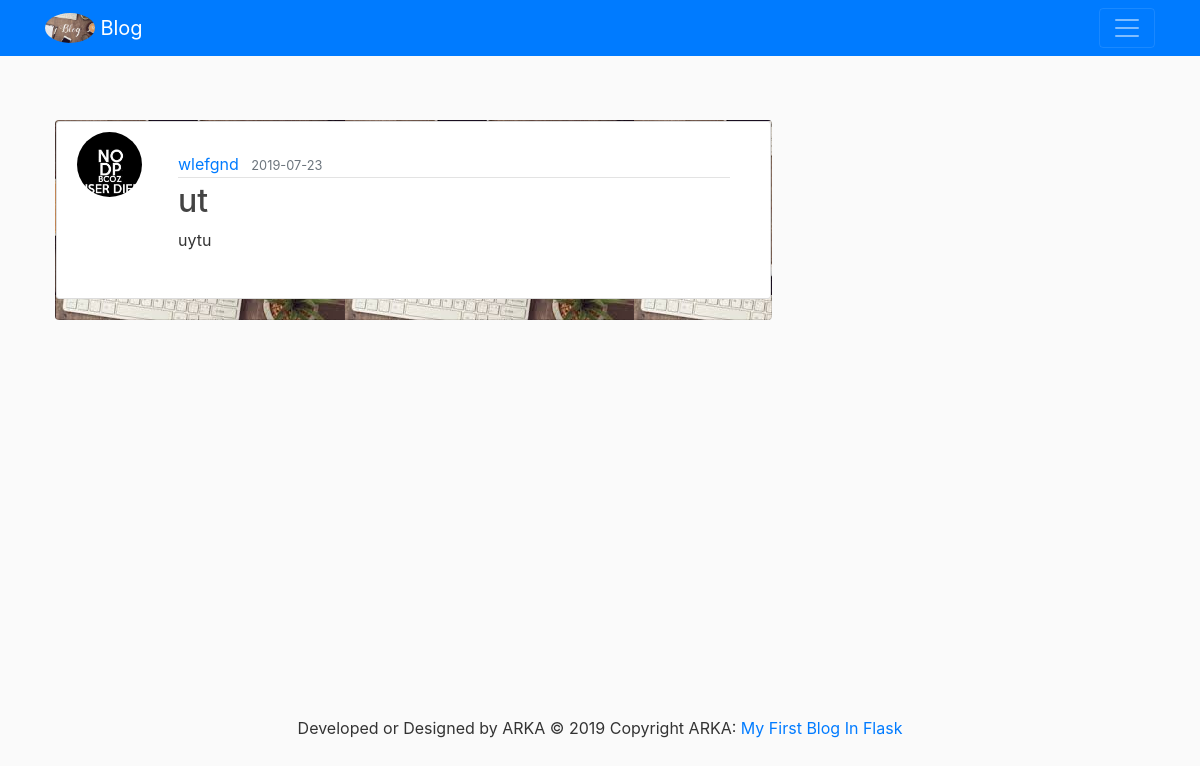
The app's page /post/4 with its own data.
### flaskblog/models.py (models this page shows, shortened)
class User(db.Model, UserMixin):
    id = db.Column(db.Integer, primary_key=True)
    username = db.Column(db.String(20), unique=True, nullable=False)
    email = db.Column(db.String(120), unique=True, nullable=False)
    image_file = db.Column(db.String(20), nullable=False, default='default.jpg')
    password = db.Column(db.String(60), nullable=False)
    posts = db.relationship('Post', backref='author', lazy=True)

class Post(db.Model):
    id = db.Column(db.Integer, primary_key=True)
    title = db.Column(db.String(100), nullable=False)
    date_posted = db.Column(db.DateTime, nullable=False, default=datetime.utcnow)
    content = db.Column(db.Text, nullable=False)
    user_id = db.Column(db.Integer, db.ForeignKey('user.id'), nullable=False)

### flaskblog/posts/routes.py (the view)
@posts.route("/post/<int:post_id>")
def post(post_id):
    post = Post.query.get_or_404(post_id)
    return render_template('post.html', title=post.title, post=post)

### flaskblog/templates/post.html (shortened to what this page needs)
{% extends "layout.html" %}
{% block content %}
<div class="card" style="background-image:url('../static/images/logo.png')">
  <article class="media content-section">
    <img class="rounded-circle article-img" src="{{ url_for('static', filename='profile_pics/' + post.author.image_file) }}">
    <div class="card-body media-body">
      <div class="article-metadata">
        <a class="mr-2" href="{{ url_for('users.user_posts', username=post.author.username) }}">{{ post.author.username }}</a>
        <small class="text-muted">{{ post.date_posted.strftime('%Y-%m-%d') }}</small>
      </div>
      <h2 class="article-title">{{ post.title }}</h2>
      <p class="article-content">{{ post.content }}</p>
    </div>
  </article>
</div>
{% endblock content %}

### flaskblog/static/main.css (style rules this page uses)
body { background: #fafafa; color: #333333; margin-top: 5rem; }
h1, h2, h3, h4, h5, h6 { color: #444444; }
.content-section { background: #ffffff; padding: 10px 20px; border: 1px solid #dddddd; border-radius: 3px; margin-bottom: 20px; }
.article-title { color: #444444; }
.article-content { white-space: pre-line; }
.article-img { height: 65px; width: 65px; margin-right: 16px; }
.article-metadata { padding-bottom: 1px; margin-bottom: 4px; border-bottom: 1px solid #e3e3e3 }

### flaskblog/templates/layout.html (style rules this page uses)
body { padding: 40px; background-color: rgba(0, 0, 0, 0.6); }

### records on screen
User: image_file (picture), author.username "wlefgnd"
Post: date_posted "2019-07-23", title "ut", content "uytu"
